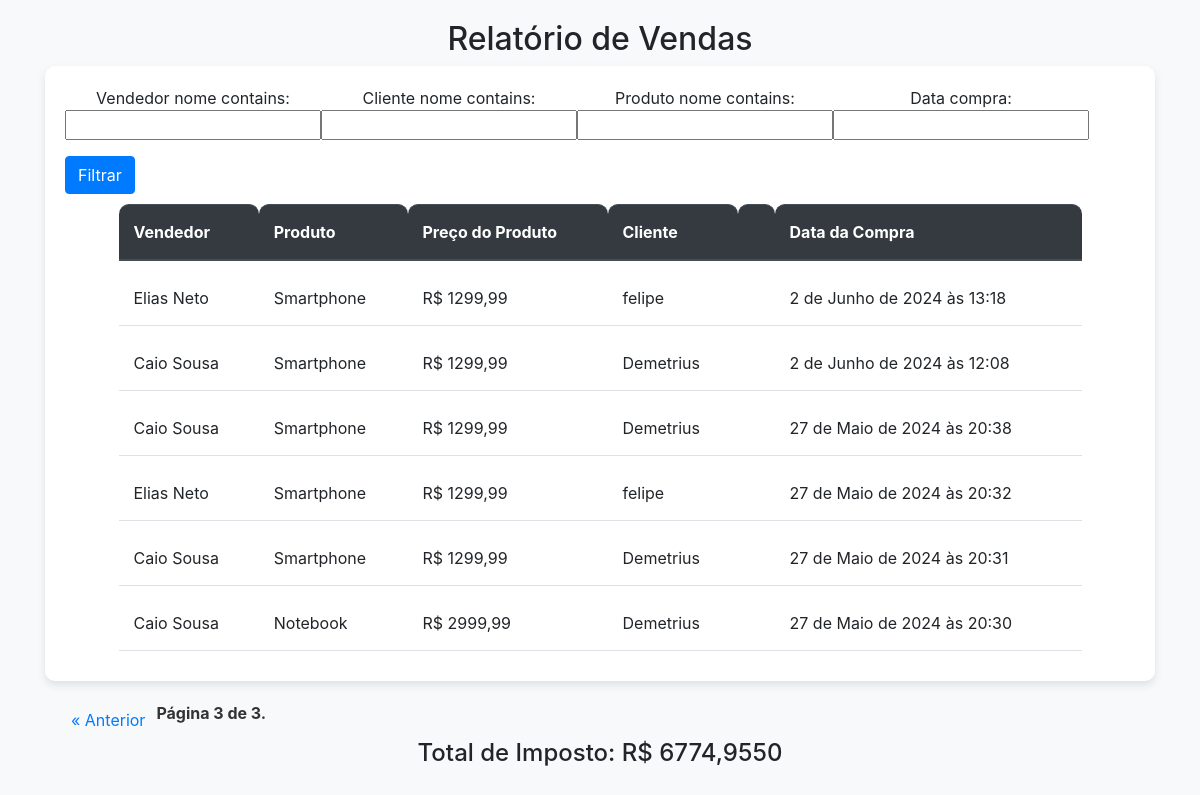
The app's page /relatorio/?page=4, older data.
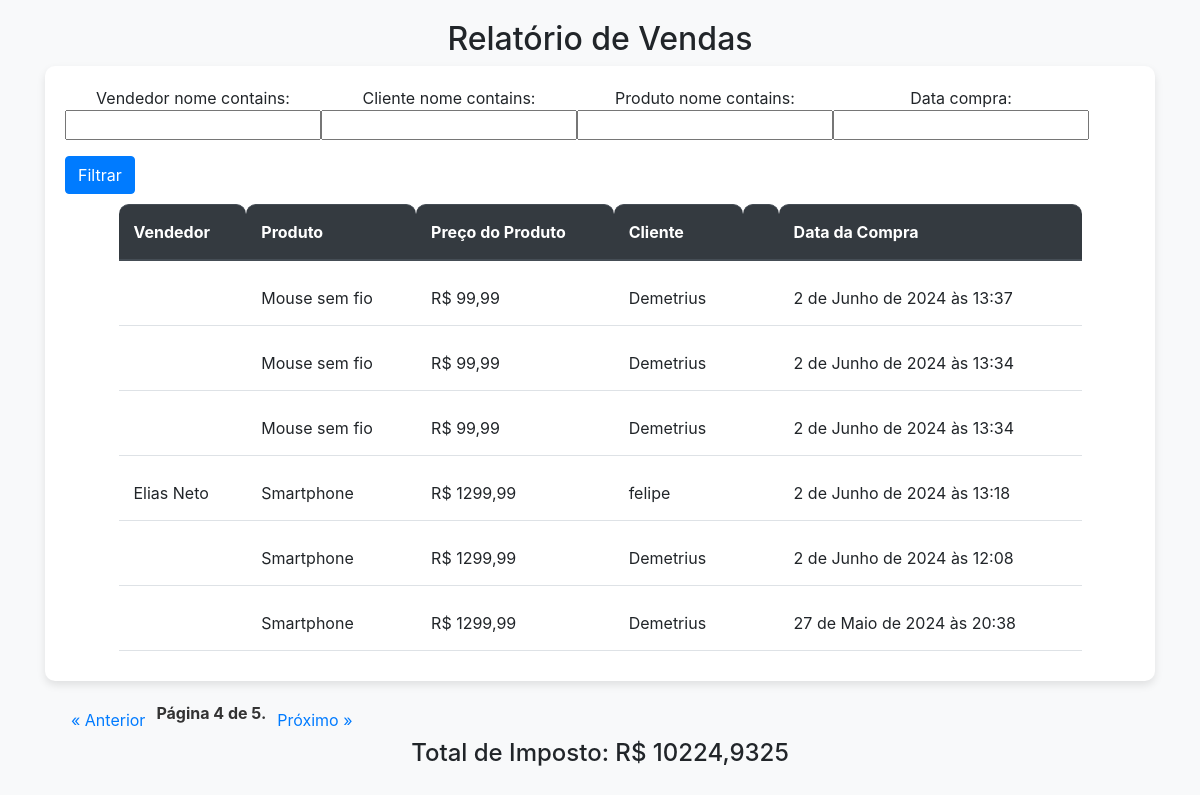
The same page, newer data.
### estoque/models.py (models this page shows, shortened)
class Compra(models.Model):
    vendedor = models.ForeignKey(Vendedor, on_delete=models.SET_NULL, blank=True, null=True)
    cliente = models.ForeignKey(Cliente, on_delete=models.SET_NULL, blank=True, null=True)
    produto = models.ForeignKey(Produto, on_delete=models.SET_NULL, blank=True, null=True)
    data_compra = models.DateTimeField(auto_now_add=True, blank=True, null=True)

class Vendedor(models.Model):
    nome = models.CharField(max_length=30, blank=True, null=True)
    telefone = models.CharField(max_length=12, blank=True, null=True)
    cpf = models.CharField(max_length=11, blank=True, null=True)
    salario = models.DecimalField(max_digits=6, decimal_places=2, blank= True, null=True)

class Produto(models.Model):
    nome = models.CharField(max_length=30, blank=True, null=True)
    preco = models.DecimalField(max_digits=10, decimal_places=2, blank=True, null=True)
    qtd = models.IntegerField(blank=True, null=True)
    img = models.ImageField(upload_to='produtos', blank=True, null=True)

class Cliente(models.Model):
    nome = models.CharField(max_length=30, blank=True, null=True)
    endereco = models.CharField(max_length=100, blank=True, null=True)
    email = models.EmailField(max_length=40, unique=True, blank=True, null=True)
    telefone = models.CharField(max_length=12, blank=True, null=True)

### estoque/views.py (the view)
# urls.py: path('relatorio/', views.relatorio,  name='relatorio')
def relatorio(request):
    compras = Compra.objects.all().order_by('-data_compra')
    compras_filtro = CompraFilter(request.GET, queryset=compras)  # Passando o queryset não filtrado
    paginator = Paginator(compras_filtro.qs, 6)  # Usando o queryset filtrado para a paginação
    page = request.GET.get('page')
    page_obj = paginator.get_page(page)
    total_imposto = Decimal(0)
    for compra in compras_filtro.qs:  # Usando o queryset filtrado para calcular o total de imposto
        imposto = compra.produto.preco * Decimal(0.25)
        total_imposto += imposto
    context = {'page_obj': page_obj, 'filter': compras_filtro, 'total_imposto': total_imposto}
    return render(request, 'relatorio.html', context)

### templates/relatorio.html (shortened to what this page needs)
<!DOCTYPE html>
<html lang="pt-BR">
<head>
    <link href="https://stackpath.bootstrapcdn.com/bootstrap/4.5.2/css/bootstrap.min.css" rel="stylesheet">
</head>
<body>
    <div class="container">
        <div class="row">
            <div class="col-md-12">
                <h2 class="text-center">Relatório de Vendas</h2>
                <div class="table-container">
                    <form method="get" class="form-inline">
                        {{ filter.form.as_p }}
                        <button type="submit" class="btn btn-primary">Filtrar</button>
                    </form>
                    <table class="table">
                        <thead class="thead-dark">
                            <tr>
                                <th scope="col">Vendedor</th>
                                <th scope="col">Produto</th>
                                <th scope="col">Preço do Produto</th>
                                <th>Cliente<th>
                                <th scope="col">Data da Compra</th>
                            </tr>
                        </thead>
                        <tbody>
                            {% for i in page_obj %}
                            <tr>
                                <td>{{ i.vendedor.nome }}</td>
                                <td>{{ i.produto.nome }}</td>
                                <td>R$ {{ i.produto.preco }}</td>
                                <td> {{ i.cliente.nome}} <td>
                                <td>{{ i.data_compra }}</td>
                            </tr>
                            {% endfor %}
                        </tbody>
                    </table>
                </div>
                <div class="pagination">
                    {% if page_obj.has_previous %}
                        <a href="{% url "relatorio" %}?page={{page_obj.previous_page_number}}" class="btn btn-outline-primary">&laquo; Anterior</a>
                    {% endif %}
                    <span class="current">
                        Página {{ page_obj.number }} de {{ page_obj.paginator.num_pages }}.
                    </span>
                    {% if page_obj.has_next %}
                        <a href="{% url "relatorio" %}?page={{page_obj.next_page_number}}" class="btn btn-outline-primary">Próximo &raquo;</a>
                    {% endif %}
                </div>
                <div class="text-center">
                    <h4>Total de Imposto: R$ {{ total_imposto }}</h4>
                </div>
            </div>
        </div>
    </div>
</body>
</html>

Row changes from the older to the newer data that the page shows:
no longer on this page (row unchanged): Compra: vendedor.nome "Elias Neto", produto.nome "Smartphone", produto.preco "1299,99", cliente.nome "felipe", data_compra "27 de Maio de 2024 às 20:32"
no longer on this page (row edited): Compra: vendedor.nome "Caio Sousa", produto.nome "Smartphone", produto.preco "1299,99", cliente.nome "Demetrius", data_compra "27 de Maio de 2024 às 20:31"
no longer on this page (row edited): Compra: vendedor.nome "Caio Sousa", produto.nome "Notebook", produto.preco "2999,99", cliente.nome "Demetrius", data_compra "27 de Maio de 2024 às 20:30"
now on this page (row edited): Compra: produto.nome "Mouse sem fio", produto.preco "99,99", cliente.nome "Demetrius", data_compra "2 de Junho de 2024 às 13:37"
now on this page (row edited): Compra: produto.nome "Mouse sem fio", produto.preco "99,99", cliente.nome "Demetrius", data_compra "2 de Junho de 2024 às 13:34"
now on this page (row edited): Compra: produto.nome "Mouse sem fio", produto.preco "99,99", cliente.nome "Demetrius", data_compra "2 de Junho de 2024 às 13:34"
changed Compra "2 de Junho de 2024 às 12:08": vendedor.nome "Caio Sousa" → (not shown)
changed Compra "27 de Maio de 2024 às 20:38": vendedor.nome "Caio Sousa" → (not shown)
Text that changed along with them:
{{ page_obj.number }}: "3" → "4"
{{ page_obj.paginator.num_pages }}: "3" → "5"
{{ total_imposto }}: "6774,9550" → "10224,9325"
text now shown: "Próximo »"
